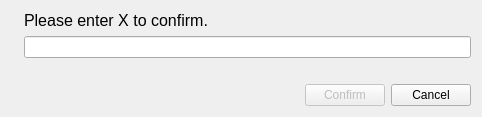
<?xml version="1.0" encoding="UTF-8"?>
<ui version="4.0">
 <class>Dialog</class>
 <widget class="QDialog" name="Dialog">
  <property name="windowModality">
   <enum>Qt::ApplicationModal</enum>
  </property>
  <property name="geometry">
   <rect>
    <x>0</x>
    <y>0</y>
    <width>482</width>
    <height>117</height>
   </rect>
  </property>
  <property name="windowTitle">
   <string>Enter Confirmation Dialog</string>
  </property>
  <property name="windowIcon">
   <iconset resource="../resource_files/resources.qrc">
    <normaloff>:/icons/question.png</normaloff>:/icons/question.png</iconset>
  </property>
  <layout class="QVBoxLayout" name="verticalLayout">
   <item>
    <widget class="QFrame" name="frame">
     <property name="frameShape">
      <enum>QFrame::NoFrame</enum>
     </property>
     <property name="frameShadow">
      <enum>QFrame::Raised</enum>
     </property>
     <layout class="QVBoxLayout" name="verticalLayout_2">
      <property name="leftMargin">
       <number>0</number>
      </property>
      <property name="topMargin">
       <number>0</number>
      </property>
      <property name="rightMargin">
       <number>0</number>
      </property>
      <property name="bottomMargin">
       <number>0</number>
      </property>
      <item alignment="Qt::AlignTop">
       <widget class="QFrame" name="frame_2">
        <property name="frameShape">
         <enum>QFrame::NoFrame</enum>
        </property>
        <property name="frameShadow">
         <enum>QFrame::Raised</enum>
        </property>
        <layout class="QHBoxLayout" name="horizontalLayout">
         <property name="leftMargin">
          <number>0</number>
         </property>
         <property name="topMargin">
          <number>0</number>
         </property>
         <property name="rightMargin">
          <number>0</number>
         </property>
         <property name="bottomMargin">
          <number>0</number>
         </property>
         <item alignment="Qt::AlignTop">
          <widget class="QLabel" name="label_2">
           <property name="maximumSize">
            <size>
             <width>70</width>
             <height>70</height>
            </size>
           </property>
           <property name="text">
            <string/>
           </property>
           <property name="pixmap">
            <pixmap resource="../resource_files/resources.qrc">:/icons/alert.png</pixmap>
           </property>
           <property name="scaledContents">
            <bool>true</bool>
           </property>
           <property name="margin">
            <number>4</number>
           </property>
          </widget>
         </item>
         <item>
          <layout class="QVBoxLayout" name="verticalLayout_3">
           <item>
            <widget class="QLabel" name="textLabel">
             <property name="font">
              <font>
               <pointsize>12</pointsize>
              </font>
             </property>
             <property name="text">
              <string>Please enter X to confirm.</string>
             </property>
             <property name="wordWrap">
              <bool>true</bool>
             </property>
            </widget>
           </item>
           <item>
            <widget class="QLineEdit" name="confirmInputEdit"/>
           </item>
          </layout>
         </item>
        </layout>
       </widget>
      </item>
     </layout>
    </widget>
   </item>
   <item alignment="Qt::AlignBottom">
    <widget class="QFrame" name="frame_3">
     <property name="frameShape">
      <enum>QFrame::NoFrame</enum>
     </property>
     <property name="frameShadow">
      <enum>QFrame::Raised</enum>
     </property>
     <layout class="QHBoxLayout" name="horizontalLayout_2">
      <property name="leftMargin">
       <number>0</number>
      </property>
      <property name="topMargin">
       <number>0</number>
      </property>
      <property name="rightMargin">
       <number>0</number>
      </property>
      <property name="bottomMargin">
       <number>0</number>
      </property>
      <item alignment="Qt::AlignRight">
       <widget class="QFrame" name="frame_4">
        <property name="frameShape">
         <enum>QFrame::NoFrame</enum>
        </property>
        <property name="frameShadow">
         <enum>QFrame::Raised</enum>
        </property>
        <layout class="QHBoxLayout" name="horizontalLayout_3">
         <property name="leftMargin">
          <number>0</number>
         </property>
         <property name="topMargin">
          <number>0</number>
         </property>
         <property name="rightMargin">
          <number>0</number>
         </property>
         <property name="bottomMargin">
          <number>0</number>
         </property>
         <item>
          <widget class="QPushButton" name="confirmButton">
           <property name="enabled">
            <bool>false</bool>
           </property>
           <property name="text">
            <string>Confirm</string>
           </property>
          </widget>
         </item>
         <item>
          <widget class="QPushButton" name="cancelButton">
           <property name="text">
            <string>Cancel</string>
           </property>
          </widget>
         </item>
        </layout>
       </widget>
      </item>
     </layout>
    </widget>
   </item>
  </layout>
 </widget>
 <resources>
  <include location="../resource_files/resources.qrc"/>
 </resources>
 <connections/>
</ui>
